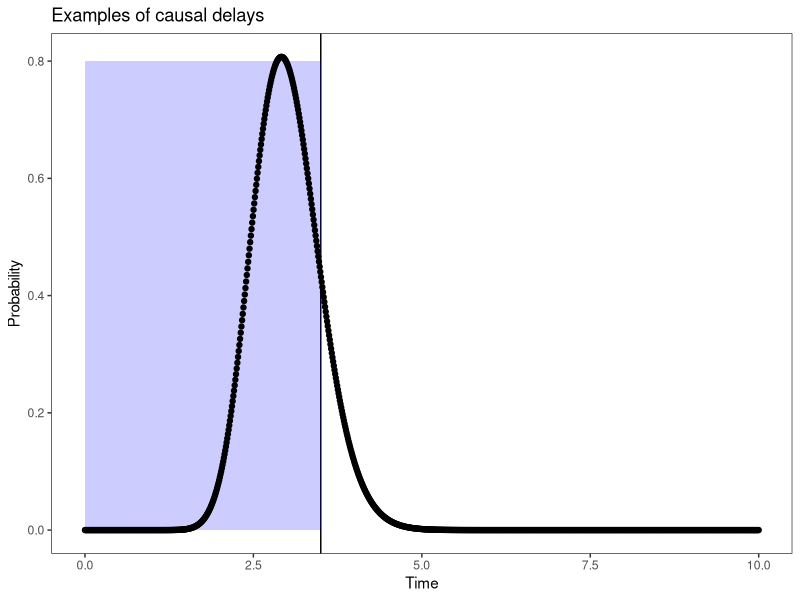

Reproduce this figure in R.
#' ---
#' title: Time & Prevention <br> Stimuli Generation
#' author: Tia Gong
#' output:
#'    html_document:
#'      toc: true
#'      toc_depth: 3
#'      toc_float: true
#'      theme: default
#'      highlight: tango
#' ---

#+ General settings, echo = FALSE, results = 'hide' -------------------
knitr::opts_chunk$set(warning = FALSE, message = FALSE)

#+ load packages -------------------
#' # load packages
library(tidyr)
library(dplyr)
library(ggplot2)
# rm(list=ls())

#+ test parameters -------------------
#' # test parameters
data.frame(Time = seq(0, 10, length.out = 1000)) %>%
  mutate(exp = dgamma(Time, shape = 36, rate = 12)) %>%
  gather(fun, Probability, c(exp)) %>%
  mutate(Form = factor(fun, levels = c('exp'),
                       labels = c('demo'))) %>%
  ggplot(aes(x = Time, y = Probability)) +
  geom_vline(xintercept = c(3.5)) +
  annotate(
    "rect",
    xmin = 0,
    xmax = 3.5,
    ymin = 0,
    ymax = 0.8,
    alpha = 0.2,
    fill = "blue"
  ) +
  geom_point() +
  theme_bw() +
  theme(panel.grid = element_blank()) +
  ggtitle('Examples of causal delays')

#+ set parameters -------------------
#' # set parameters
#' #### BASIC IDEAS: <br>
#' 1. E's base rate: reliable,var=0.25 <br>
#' 2. A, B's base rates: not reliable but not totally memoryless, m=6, var=25 <br>
#' 3. The preventative cause in this experiments is in broad scope,
#' which can prevent E's activation within its effective time range despite the source<br>
#' 4. The preventative effect mean: 3s; the generative effect mean: 2s;
#' both are reliable, var= 0.25 (we can increase if it is too easy)<br>
#' 5. Contingency = 100%
#' 6. Each trial begin with base-rate E, in order to remind the exist of baserate
#' and help participants calculate the baserate activation.
#' 7. cut trials at 20s.
#'
#' #### NOTES: <br>
#' To be specific, the preventative cause prevent the ACTIVATION,
#' rather than the mechanism between generative causes and the effect.
#' For example, the case B-A------E where B->E is possible as long as A->E < AE,
#' but not very probable under our current parameter setting (we can negotiate it later).

k_e = 100
r_e = 20 #e->e: m=5,var=0.25
k_a = 1
r_a = 0.17 #a: m=6,var=25
k_b = 1
r_b = 0.17 #b:m=6,var=25

s_e = 5
s_a = 3
s_b = 3

#we use "ae" to represent preventative, while "be" to represent generative
#sinse "preventative_A_generative_B" is our first model :)
k_ae = 36
r_ae = 12 #preventative a->e: m=3,var=0.25
k_be = 9
r_be = 6  #generative b->e: m=1.5,var=0.25

E = E_raw = rgamma(s_e, shape = k_e, rate = r_e) %>% cumsum()
a_count = 0
b_count = 0
while (1) {
  A = rgamma(s_a, shape = k_a, rate = r_a)
  if (min(A) > 1 &&
      max(A) < 12) {
    # A causes cannot get too close to each other
    A = A %>% cumsum()
    if (max(A) < 20) {
      break
    } else{
      a_count = a_count + 1
    }
  } else{
    a_count = a_count + 1
  }
}

while (1) {
  B = rgamma(s_b, shape = k_b, rate = r_b)
  if (min(B) > 1 &&
      max(B) < 12) {
    # B causes cannot get too close to each other
    B = B %>% cumsum()
    if (max(B) < 20) {
      break
    } else{
      b_count = b_count + 1
    }
  } else{
    b_count = b_count + 1
  }
}
#+ preventative_A & generative_B -------------------
#' # preventative_A & generative_B
G = c()
for (i in 1:s_b) {
  G = c(G, rgamma(1, shape = (k_be), rate = r_be) + B[i])
}

E_cb = c(E, G)
for (i in 1:s_a) {
  blocktime = rgamma(1, shape = (k_ae), rate = r_ae) + A[i]
  E_cb = E_cb[E_cb > blocktime | E_cb <= A[i]]
}

pAgB = data.frame(obj = c(rep("A", length(A)), rep("B", length(B)), rep("E", length(E_cb))), time =
                    c(A, B, E_cb))
initial = data.frame(obj = "E", time = 0) # set E activation as initialization
pAgB = rbind(pAgB, initial)
pAgB = pAgB[order(pAgB$time), ]

pAgB = pAgB[pAgB$time < 20, ]

write.csv(pAgB, "pAgB.csv", row.names = F, quote = F)
save(pAgB, file = "pAgB.Rda")

#+  generative_A & preventative_B -------------------
#' # generative_A & preventative_B
G = c()
for (i in 1:s_a) {
  G = c(G, rgamma(1, shape = (k_be), rate = r_be) + A[i])
}

E_cb = c(E, G)
for (i in 1:s_b) {
  blocktime = rgamma(1, shape = (k_ae), rate = r_ae) + B[i]
  E_cb = E_cb[E_cb > blocktime | E_cb <= B[i]]
}

gApB = data.frame(obj = c(rep("A", length(A)), rep("B", length(B)), rep("E", length(E_cb))), time =
                    c(A, B, E_cb))
initial = data.frame(obj = "E", time = 0) # set E activation as initialization
gApB = rbind(gApB, initial)
gApB = gApB[order(gApB$time), ]

gApB = gApB[gApB$time < 20, ]

write.csv(gApB, "gApB.csv", row.names = F, quote = F)
save(gApB, file = "gApB.Rda")

#+ both generative -------------------
#' # both generative
G_b = c()

for (i in 1:s_b) {
  G_b = c(G_b, rgamma(1, shape = (k_be), rate = r_be) + B[i])
}
G_a = c()

for (i in 1:s_a) {
  G_a = c(G_a, rgamma(1, shape = (k_be), rate = r_be) + A[i])
}

E_cb = c(E, G_b, G_a)

gAgB = data.frame(obj = c(rep("A", length(A)), rep("B", length(B)), rep("E", length(E_cb))), time =
                    c(A, B, E_cb))
initial = data.frame(obj = "E", time = 0) # set E activation as initialization
gAgB = rbind(gAgB, initial)
gAgB = gAgB[order(gAgB$time), ]

gAgB = gAgB[gAgB$time < 20, ]

write.csv(gAgB, "gAgB.csv", row.names = F, quote = F)
save(gAgB, file = "gAgB.Rda")

#+ both preventative -------------------
#' # both preventative
E_cb = E
for (i in 1:s_a) {
  blocktime = rgamma(1, shape = (k_ae), rate = r_ae) + A[i]
  E_cb = E_cb[E_cb > blocktime | E_cb <= A[i]]
}

for (i in 1:s_b) {
  blocktime = rgamma(1, shape = (k_ae), rate = r_ae) + B[i]
  E_cb = E_cb[E_cb > blocktime | E_cb <= B[i]]
}

pApB = data.frame(obj = c(rep("A", length(A)), rep("B", length(B)), rep("E", length(E_cb))), time =
                    c(A, B, E_cb))
initial = data.frame(obj = "E", time = 0) # set E activation as initialization
pApB = rbind(pApB, initial)
pApB = pApB[order(pApB$time), ]

pApB = pApB[pApB$time < 20, ]

write.csv(pApB, "pApB.csv", row.names = F, quote = F)
save(pApB, file = "pApB.Rda")

#+ both noncausal -------------------
#' # both noncausal
E_cb = E

nAnB = data.frame(obj = c(rep("A", length(A)), rep("B", length(B)), rep("E", length(E_cb))), time =
                    c(A, B, E_cb))
initial = data.frame(obj = "E", time = 0) # set E activation as initialization
nAnB = rbind(nAnB, initial)
nAnB = nAnB[order(nAnB$time), ]
nAnB = nAnB[nAnB$time < 20, ]

write.csv(nAnB, "nAnB.csv", row.names = F, quote = F)
save(nAnB, file = "nAnB.Rda")

#+ noncausal_A & generative_B -------------------
#' # noncausal_A & generative_B
G = c()
for (i in 1:s_b) {
  G = c(G, rgamma(1, shape = (k_be), rate = r_be) + B[i])
}

E_cb = c(E, G)

nAgB = data.frame(obj = c(rep("A", length(A)), rep("B", length(B)), rep("E", length(E_cb))), time =
                    c(A, B, E_cb))
initial = data.frame(obj = "E", time = 0) # set E activation as initialization
nAgB = rbind(nAgB, initial)
nAgB = nAgB[order(nAgB$time), ]
nAgB = nAgB[nAgB$time < 20, ]

write.csv(nAgB, "nAgB.csv", row.names = F, quote = F)
save(nAgB, file = "nAgB.Rda")

#+ generative_A & noncausal_B -------------------
#' # generative_A & noncausal_B
G = c()
for (i in 1:s_a) {
  G = c(G, rgamma(1, shape = (k_be), rate = r_be) + A[i])
}

E_cb = c(E, G)

gAnB = data.frame(obj = c(rep("A", length(A)), rep("B", length(B)), rep("E", length(E_cb))), time =
                    c(A, B, E_cb))
initial = data.frame(obj = "E", time = 0) # set E activation as initialization
gAnB = rbind(gAnB, initial)
gAnB = gAnB[order(gAnB$time), ]
gAnB = gAnB[gAnB$time < 20, ]

write.csv(gAnB, "gAnB.csv", row.names = F, quote = F)
save(gAnB, file = "gAnB.Rda")

#+ noncausal_A & preventative_B -------------------
#' # noncausal_A & preventative_B
E_cb = E

for (i in 1:s_b) {
  blocktime = rgamma(1, shape = (k_ae), rate = r_ae) + B[i]
  E_cb = E_cb[E_cb > blocktime | E_cb <= B[i]]
}

nApB = data.frame(obj = c(rep("A", length(A)), rep("B", length(B)), rep("E", length(E_cb))), time =
                    c(A, B, E_cb))
initial = data.frame(obj = "E", time = 0) # set E activation as initialization
nApB = rbind(nApB, initial)
nApB = nApB[order(nApB$time), ]
nApB = nApB[nApB$time < 20, ]

write.csv(nApB, "nApB.csv", row.names = F, quote = F)
save(nApB, file = "nApB.Rda")

#+ preventative_A & noncausal_B -------------------
#' # preventative_A & noncausal_B
E_cb = E

for (i in 1:s_a) {
  blocktime = rgamma(1, shape = (k_ae), rate = r_ae) + A[i]
  E_cb = E_cb[E_cb > blocktime | E_cb <= A[i]]
}

pAnB = data.frame(obj = c(rep("A", length(A)), rep("B", length(B)), rep("E", length(E_cb))), time =
                    c(A, B, E_cb))
initial = data.frame(obj = "E", time = 0) # set E activation as initialization
pAnB = rbind(pAnB, initial)
pAnB = pAnB[order(pAnB$time), ]
pAnB = pAnB[pAnB$time < 20, ]

write.csv(pAnB, "pAnB.csv", row.names = F, quote = F)
save(pAnB, file = "pAnB.Rda")